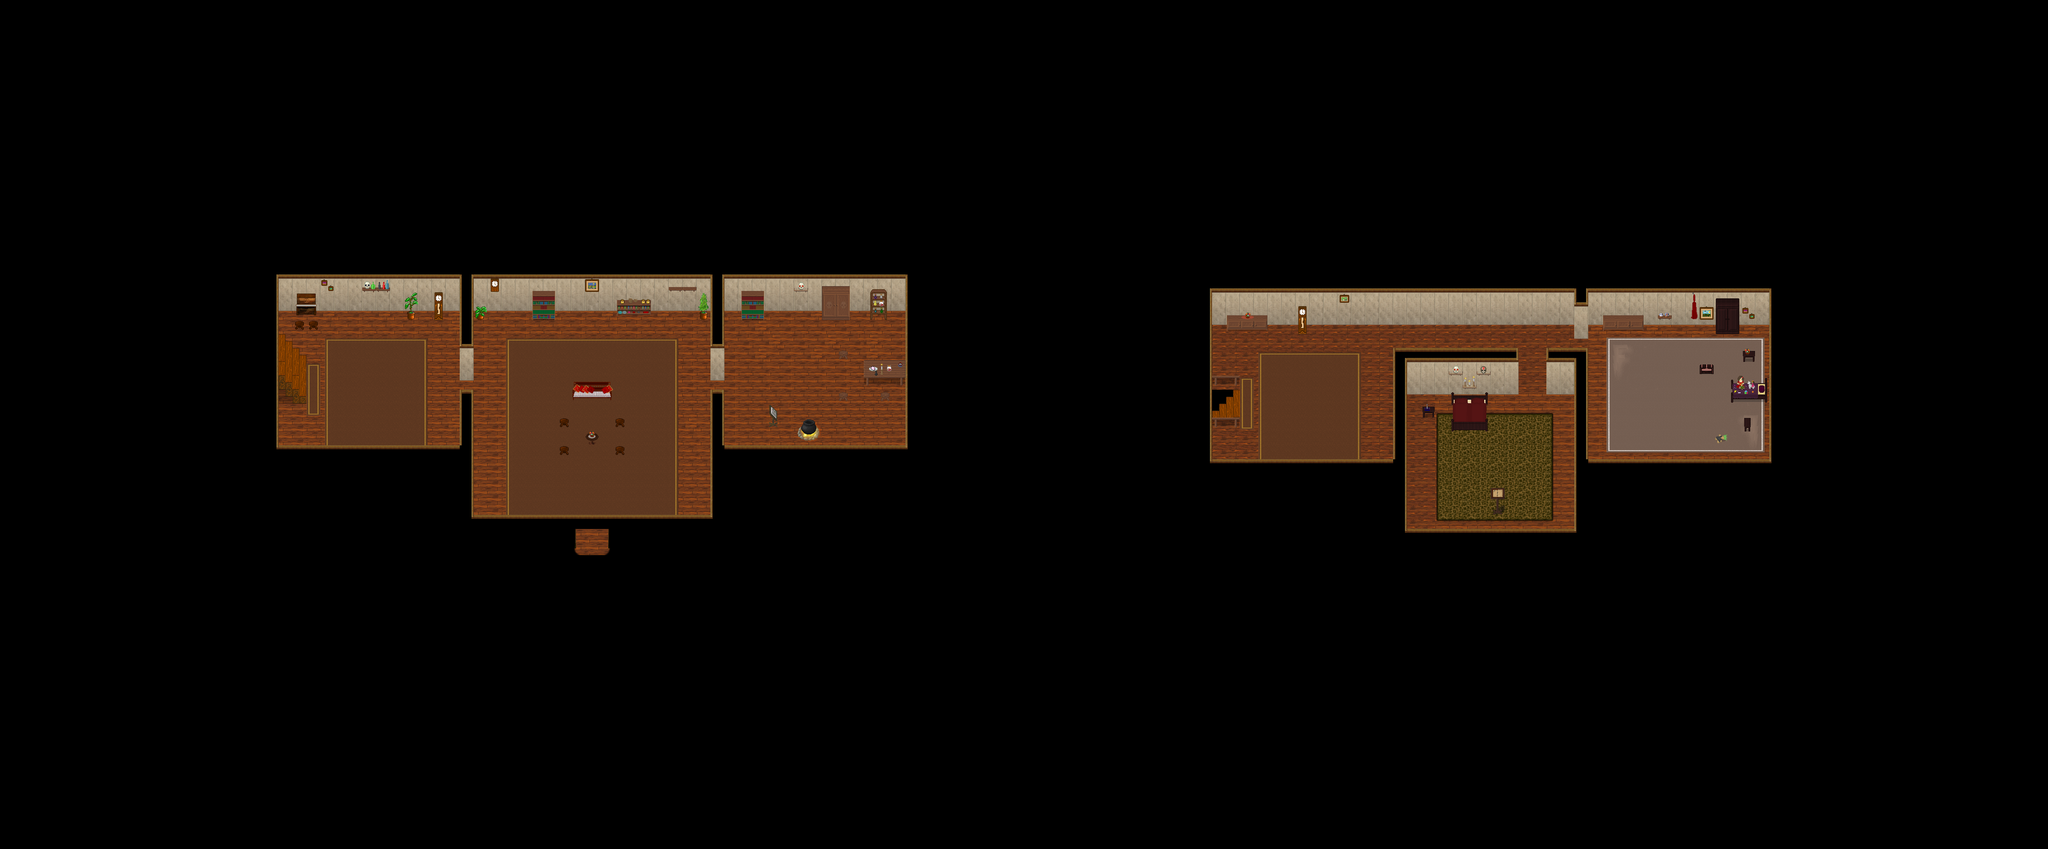

Rendered tile map (Tiled .tmx) drawn with the repository's tilesets; below, a short description and the map source with its tile grids summarised:
An orthogonal 147x61 tile map with 32x32 px tiles, 4 tile layers (Ground, Ground2, Fringe, Top), 1 hidden layer not drawn, 6 tilesets and 8 objects (3x warp).

<map version="1.0" orientation="orthogonal" width="147" height="61" tilewidth="32" tileheight="32">
 <properties>
  <property name="music" value="The Mana World - The Forest.ogg" />
  <property name="name" value="Casa Morgana" />
  <property name="pasta" value="casaMorgana" />
 </properties>
 <tileset firstgid="1" name="collision" tilewidth="32" tileheight="32">
  <image source="../graphics/tiles/collision.png" width="64" height="32" />
 </tileset>
 <tileset firstgid="3" name="teto" tilewidth="32" tileheight="32">
  <image source="../graphics/tiles/cabana_in_teto.png" width="256" height="160" />
 </tileset>
 <tileset firstgid="43" name="interno1" tilewidth="32" tileheight="32">
  <image source="../graphics/tiles/hlw_interno1.png" width="512" height="320" />
 </tileset>
 <tileset firstgid="203" name="objetos_x2" tilewidth="32" tileheight="64">
  <image source="../graphics/tiles/hlw_objetos_x2.png" width="256" height="64" />
 </tileset>
 <tileset firstgid="211" name="interno_x3" tilewidth="32" tileheight="96">
  <image source="../graphics/tiles/hlw_interno_x3.png" width="512" height="96" />
 </tileset>
 <tileset firstgid="227" name="tapete1" tilewidth="32" tileheight="32">
  <image source="../graphics/tiles/hlw_tapete1.png" width="320" height="192" />
 </tileset>
 <layer name="Ground" width="147" height="61">
  <data>[8967 cells, 8967 non-empty, 10 distinct tile ids]</data>
 </layer>
 <layer name="Ground2" width="147" height="61">
  <data>[8967 cells, 632 non-empty, 84 distinct tile ids]</data>
 </layer>
 <layer name="Fringe" width="147" height="61">
  <data>[8967 cells, 125 non-empty, 95 distinct tile ids]</data>
 </layer>
 <layer name="Top" width="147" height="61">
  <data>[8967 cells, 536 non-empty, 33 distinct tile ids]</data>
 </layer>
 <layer name="Collision" width="147" height="61" visible="0">
  <data>[8967 cells, 7906 non-empty, 1 distinct tile ids]</data>
 </layer>
 <objectgroup name="warps" width="147" height="61">
  <object name="paraBaixo" type="warp" x="2784" y="928" width="32" height="32">
   <properties>
    <property name="dest_map" value="013-2" />
    <property name="dest_x" value="640" />
    <property name="dest_y" value="832" />
   </properties>
  </object>
  <object name="paraCima" type="warp" x="640" y="832" width="32" height="32">
   <properties>
    <property name="dest_map" value="013-2" />
    <property name="dest_x" value="2784" />
    <property name="dest_y" value="928" />
   </properties>
  </object>
  <object name="paraFora" type="warp" x="1312" y="1248" width="96" height="32">
   <properties>
    <property name="dest_map" value="013" />
    <property name="dest_x" value="5248" />
    <property name="dest_y" value="1024" />
   </properties>
  </object>
 </objectgroup>
 <objectgroup name="margem" width="147" height="61">
  <object x="0" y="0" width="4704" height="640" />
  <object x="2112" y="640" width="608" height="672" />
  <object x="0" y="1312" width="4704" height="640" />
  <object x="0" y="640" width="608" height="672" />
  <object x="4096" y="640" width="608" height="672" />
 </objectgroup>
</map>
